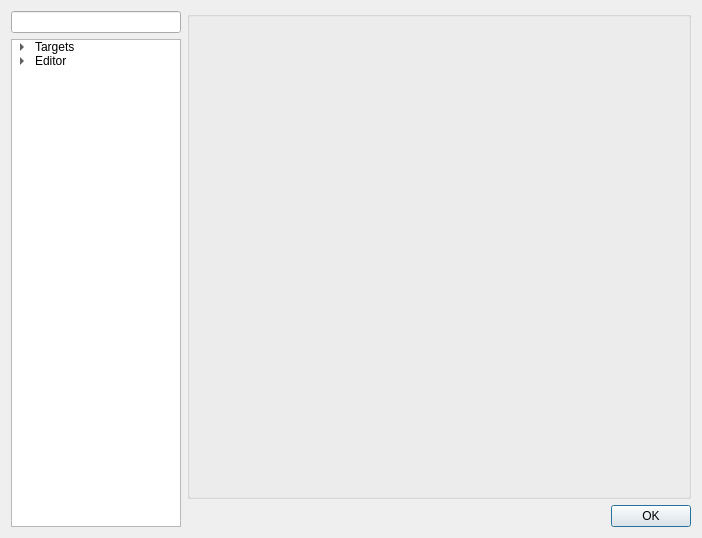
<?xml version="1.0" encoding="UTF-8"?>
<ui version="4.0">
 <class>preferences</class>
 <widget class="QDialog" name="preferences">
  <property name="geometry">
   <rect>
    <x>0</x>
    <y>0</y>
    <width>702</width>
    <height>538</height>
   </rect>
  </property>
  <property name="windowTitle">
   <string>Preferences</string>
  </property>
  <property name="sizeGripEnabled">
   <bool>false</bool>
  </property>
  <property name="modal">
   <bool>false</bool>
  </property>
  <layout class="QHBoxLayout" name="horizontalLayout_2">
   <item>
    <layout class="QHBoxLayout" name="mainLayout">
     <item>
      <layout class="QVBoxLayout" name="leftLayout">
       <item>
        <widget class="QLineEdit" name="filter">
         <property name="sizePolicy">
          <sizepolicy hsizetype="Fixed" vsizetype="Fixed">
           <horstretch>0</horstretch>
           <verstretch>0</verstretch>
          </sizepolicy>
         </property>
         <property name="minimumSize">
          <size>
           <width>170</width>
           <height>0</height>
          </size>
         </property>
         <property name="maximumSize">
          <size>
           <width>170</width>
           <height>16777215</height>
          </size>
         </property>
        </widget>
       </item>
       <item>
        <widget class="QTreeWidget" name="settings">
         <property name="sizePolicy">
          <sizepolicy hsizetype="Fixed" vsizetype="Expanding">
           <horstretch>0</horstretch>
           <verstretch>0</verstretch>
          </sizepolicy>
         </property>
         <property name="minimumSize">
          <size>
           <width>170</width>
           <height>0</height>
          </size>
         </property>
         <property name="maximumSize">
          <size>
           <width>170</width>
           <height>16777215</height>
          </size>
         </property>
         <property name="sortingEnabled">
          <bool>true</bool>
         </property>
         <property name="animated">
          <bool>true</bool>
         </property>
         <property name="headerHidden">
          <bool>true</bool>
         </property>
         <column>
          <property name="text">
           <string>Main</string>
          </property>
         </column>
         <item>
          <property name="text">
           <string>Targets</string>
          </property>
          <property name="toolTip">
           <string>Targets</string>
          </property>
          <item>
           <property name="text">
            <string>Python</string>
           </property>
           <property name="toolTip">
            <string>Targets - Python</string>
           </property>
          </item>
          <item>
           <property name="text">
            <string>C++</string>
           </property>
           <property name="toolTip">
            <string>Targets - C++</string>
           </property>
          </item>
         </item>
         <item>
          <property name="text">
           <string>Editor</string>
          </property>
          <property name="toolTip">
           <string>Editor</string>
          </property>
          <property name="flags">
           <set>ItemIsSelectable|ItemIsUserCheckable|ItemIsEnabled</set>
          </property>
          <item>
           <property name="text">
            <string>Theme</string>
           </property>
           <property name="toolTip">
            <string>Editor - Theme</string>
           </property>
          </item>
         </item>
        </widget>
       </item>
      </layout>
     </item>
     <item>
      <layout class="QVBoxLayout" name="rightLayout">
       <item>
        <widget class="QGroupBox" name="currentBox">
         <property name="sizePolicy">
          <sizepolicy hsizetype="Expanding" vsizetype="Preferred">
           <horstretch>0</horstretch>
           <verstretch>0</verstretch>
          </sizepolicy>
         </property>
         <property name="title">
          <string/>
         </property>
         <layout class="QVBoxLayout" name="verticalLayout_2">
          <item>
           <layout class="QVBoxLayout" name="currentLayout"/>
          </item>
         </layout>
        </widget>
       </item>
       <item>
        <widget class="QDialogButtonBox" name="buttonBox">
         <property name="standardButtons">
          <set>QDialogButtonBox::Ok</set>
         </property>
        </widget>
       </item>
      </layout>
     </item>
    </layout>
   </item>
  </layout>
 </widget>
 <resources/>
 <connections>
  <connection>
   <sender>buttonBox</sender>
   <signal>accepted()</signal>
   <receiver>preferences</receiver>
   <slot>accept()</slot>
   <hints>
    <hint type="sourcelabel">
     <x>650</x>
     <y>513</y>
    </hint>
    <hint type="destinationlabel">
     <x>631</x>
     <y>535</y>
    </hint>
   </hints>
  </connection>
 </connections>
</ui>
